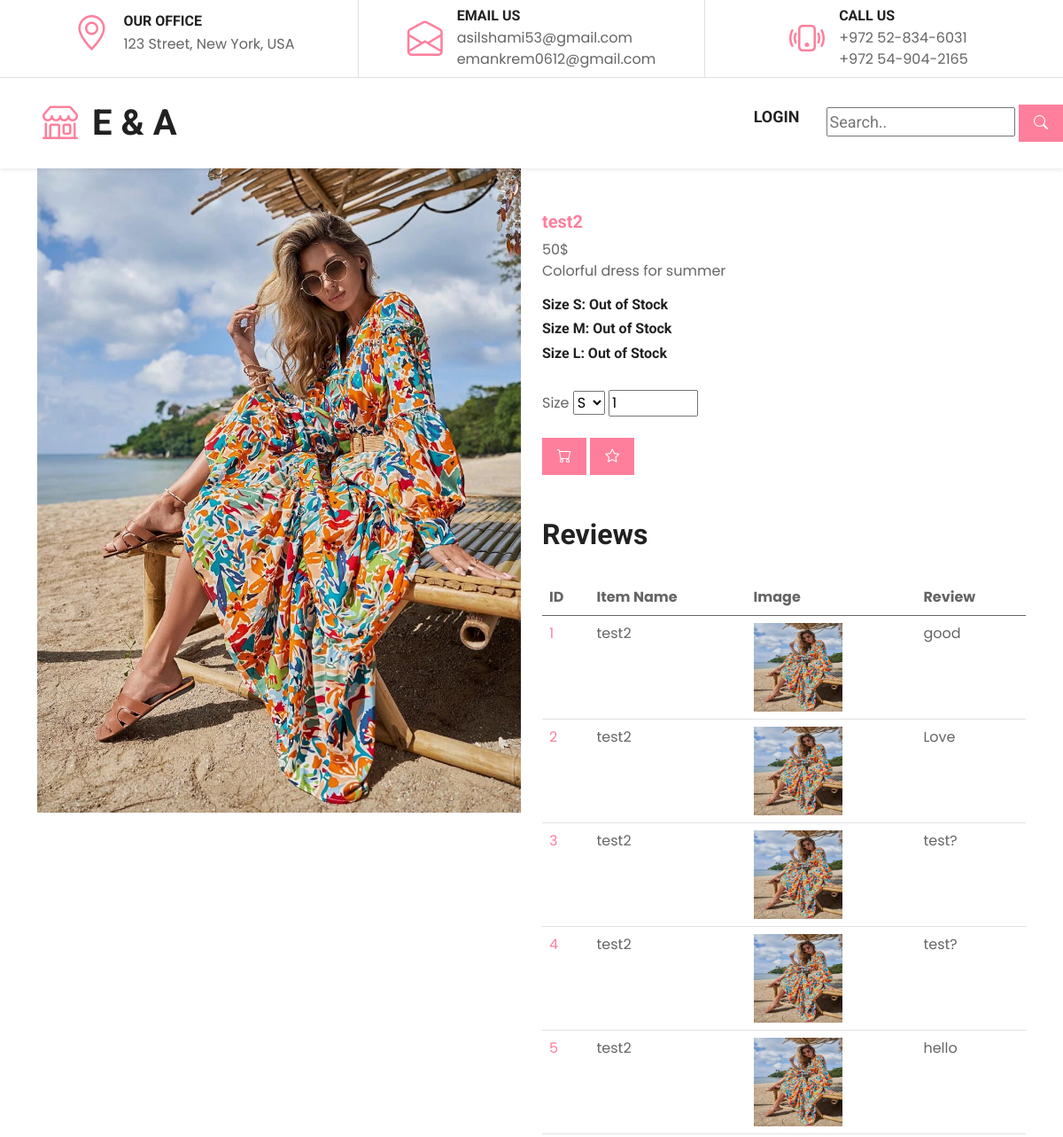
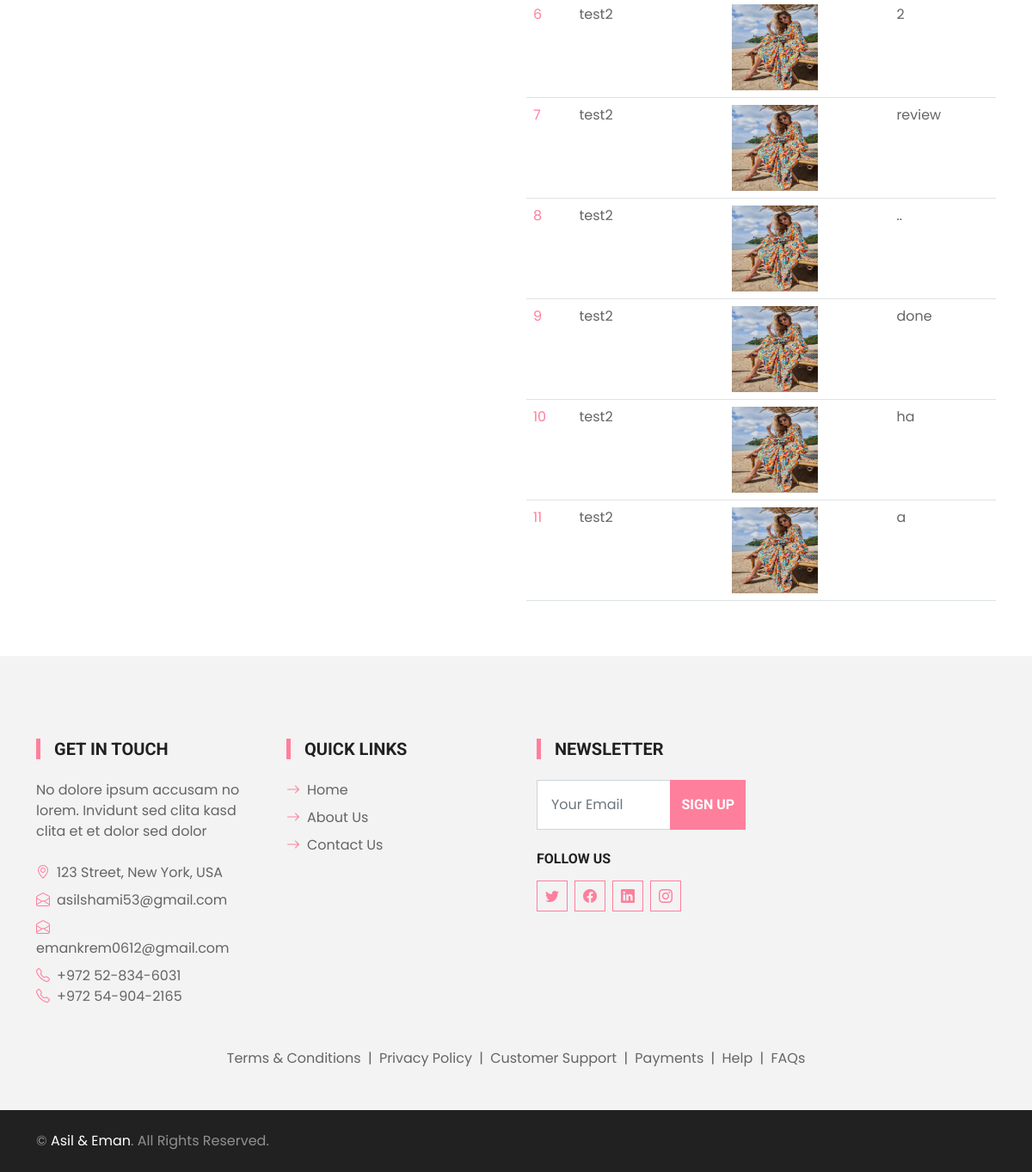
Page /preview.php?id_p=2 on the committed database (2 pictures, top to bottom).
### tables this page shows
CREATE TABLE `product` (
  `id_p` int(11) NOT NULL,
  `name` varchar(255) DEFAULT NULL,
  `body` varchar(256) NOT NULL,
  `price` int(11) NOT NULL,
  `image` varchar(256) NOT NULL,
  `inventory` int(11) NOT NULL,
  `gender` enum('woman','men','kids','jewelry') DEFAULT NULL,
  `clothing_jewelry` enum('dress','t-shirt','pants','necklaces','rings','bracelets') DEFAULT NULL,
  `status` varchar(255) DEFAULT NULL,
  `status_s` varchar(50) DEFAULT NULL,
  `status_m` varchar(50) DEFAULT NULL,
  `status_l` varchar(50) DEFAULT NULL,
  `s` varchar(255) DEFAULT NULL,
  `m` varchar(255) DEFAULT NULL,
  `l` varchar(255) DEFAULT NULL
);

CREATE TABLE `review` (
  `id_r` int(11) NOT NULL,
  `id_p` int(11) NOT NULL,
  `review` varchar(256) NOT NULL
);

### db/db.php (called while the page is built, shortened)
<?php
class db
{
    private $host;
    private $db;
    private $charset;
    private $user;
    private $pass;
    private $opt = array(
        PDO::ATTR_ERRMODE => PDO::ERRMODE_EXCEPTION,
        PDO::ATTR_DEFAULT_FETCH_MODE => PDO::FETCH_ASSOC
    );
    private $pdo;
    public function __construct(string $host = "localhost", string $db = "eanda", string $charset = "utf8", string $user = "root", string $pass = "")
    {
        $this->host = $host;
        $this->db = $db;
        $this->charset = $charset;
        $this->user = $user;
        $this->pass = $pass;
    }
    private function connect()
    {
        $dsn = "mysql:host=$this->host;dbname=$this->db;charset=$this->charset";
        try {
            $this->pdo = new PDO($dsn, $this->user, $this->pass, $this->opt);
        } catch (\PDOException $e) {
            throw new \PDOException($e->getMessage(), (int)$e->getCode());
        }
    }
    public function getProductByID($table, $column, $id_p) {
        $query = "SELECT * FROM $table WHERE $column = :id_p";
        try {
            $stmt = $this->pdo->prepare($query);
            $stmt->execute(['id_p' => $id_p]);
            $result = $stmt->fetch(PDO::FETCH_ASSOC);
            if ($result) {
                return $result;
            }
        } catch (PDOException $e) {
            echo "Error: " . $e->getMessage();
        }
        return null;
    }
    public function review_orders($table, $id_p)
    {
        $query = "SELECT * FROM $table WHERE id_p = :id_p";
        try {
            $stmt = $this->pdo->prepare($query);
            $stmt->bindParam(':id_p', $id_p, PDO::PARAM_INT);
            $stmt->execute();
            $result = $stmt->fetchAll(PDO::FETCH_ASSOC);
            return $result;
        } catch (PDOException $e) {
            echo "Error: " . $e->getMessage();
            return array();
        }
    }
}
?>

### preview.php (the view, shortened to what this page needs)
<?php
include 'inc/header.php';
require_once 'db/db.php';
require_once 'classes/product.php';
$data = new db();
$id_p = $_GET['id_p'];
$review_info = $data->review_orders('review', $id_p);
$productDetails = $data->getProductByID('product', 'id_p', $id_p);
if (!empty($productDetails)) {
        $name = $productDetails['name'];
        $body = $productDetails['body'];
        $price = $productDetails['price'];
        $image = $productDetails['image'];
        $status_s = $productDetails['status_s'];
        $status_m = $productDetails['status_m'];
        $status_l = $productDetails['status_l'];
} else {
    echo '<script>alert("Product not found");</script>';
}
?>
	<html>
	<head>
	    <link rel="stylesheet" type="text/css" href="fonts/icomoon/icomoon.css">
	    <link rel="stylesheet" type="text/css" href="css/slick.css"/>
		<link rel="stylesheet" type="text/css" href="css/slick-theme.css"/>
		<link rel="stylesheet" type="text/css" href="css/magnific-popup.css"/>
		<link rel="stylesheet" type="text/css" href="css/bootstrap.min.css"/>
	    <link rel="stylesheet" type="text/css" href="style.css">
	</head>
	<body>
<section class="bg-sand padding-large">
	<div class="container">
		<div class="row">
			<div class="col-md-6">
                <img class="img-fluid mb-4" src="<?php echo $image; ?>" alt="">
			</div>
            <div class="col-md-6 pl-5">
            <div class="product-detail">
                <h5 class="pt-5" name="name"><a href="#"><?php echo $name; ?></a></h5>
                <span class="price colored" name="price"><?php echo $price; ?>$</span>
                <p>
                    <?php echo $body; ?>
                </p>
                <h6 class="price colored" name="price">Size S: <?php echo $status_s; ?></h6>
                <h6 class="price colored" name="price">Size M: <?php echo $status_m; ?></h6>
                <h6 class="price colored" name="price">Size L: <?php echo $status_l; ?></h6>
                <br>
                <form method="POST">
                <label for="size">Size</label>
                <select id="size" name="size" class="input-select">
                    <option value="s">S</option>
                </select>
                    <input type="number" id="qty" class="input-text qty text" step="1" min="1" max="100" name="quantity" value="1" title="Qty" size="4" placeholder="" inputmode="numeric">
                    <br><br>
                    <button class="btn btn-primary py-2 px-3" name="cart" type="submit">
                        <i class="bi bi-cart"></i>
                    </button>
                    <button class="btn btn-primary py-2 px-3" name="star" type="submit">
                        <i class="bi bi-star"></i>
                    </button>
                </form>
                <br> <br>
                <h2>Reviews</h2>
                <br>
                <form method="POST">
                    <div class="table-responsive custom-table-responsive">
                        <table class="table custom-table">
                            <thead>
                                <tr>
                                    <th scope="col">ID</th>
                                    <th scope="col">Item Name</th>
                                    <th scope="col">Image</th>
                                    <th scope="col">Review</th>
                                </tr>
                            </thead>
                            <tbody>
                                <?php foreach ($review_info as $row) {
                                    $id_p = $row['id_p'];
                                    $review = $row['review'];
                                    $product_info = $data->getProductByID('product', 'id_p', $id_p);
                                    if ($product_info) {
                                ?>
                                        <tr scope="row">
                                            <td><a href="#"><?php echo $row['id_r']; ?></td>
                                            <td><?php echo $product_info['name']; ?></a></td>
                                            <td>
                                                <img src="<?php echo $product_info['image']; ?>"
                                                    style="width: 100px; height: 100px;">
                                            </td>
                                            <td><?php echo $review; ?></td>
                                        </tr>
                                <?php
                                    }
                                } ?>
                            </tbody>
                        </table>
                    </div>
                </form>
            </div>
        </div>
		</div>
	</div>
</section>
</body>
<?php include 'inc/footer.php'; ?>

### css/style.css (style rules this page uses)
:root { --primary: #FE7F9C; --secondary: #FFD33C; --light: #F3F3F3; --dark: #212121; }
.btn { font-family: 'Roboto', sans-serif; text-transform: uppercase; font-weight: 700; transition: .5s; }
.btn-primary { color: #FFFFFF; }

### rows in the picture
product: image (picture), name "test2", price "50", body "Colorful dress for summer", status_s "Out of Stock", status_m "Out of Stock", status_l "Out of Stock"
review: id_r "1", product.name "test2", product.image (picture), review "good"
review: id_r "2", product.name "test2", product.image (picture), review "Love"
review: id_r "3", product.name "test2", product.image (picture), review "test?"
review: id_r "4", product.name "test2", product.image (picture), review "test?"
review: id_r "5", product.name "test2", product.image (picture), review "hello"
review: id_r "6", product.name "test2", product.image (picture), review "2"
review: id_r "7", product.name "test2", product.image (picture), review "review"
review: id_r "8", product.name "test2", product.image (picture), review ".."
review: id_r "9", product.name "test2", product.image (picture), review "done"
review: id_r "10", product.name "test2", product.image (picture), review "ha"
review: id_r "11", product.name "test2", product.image (picture), review "a"
